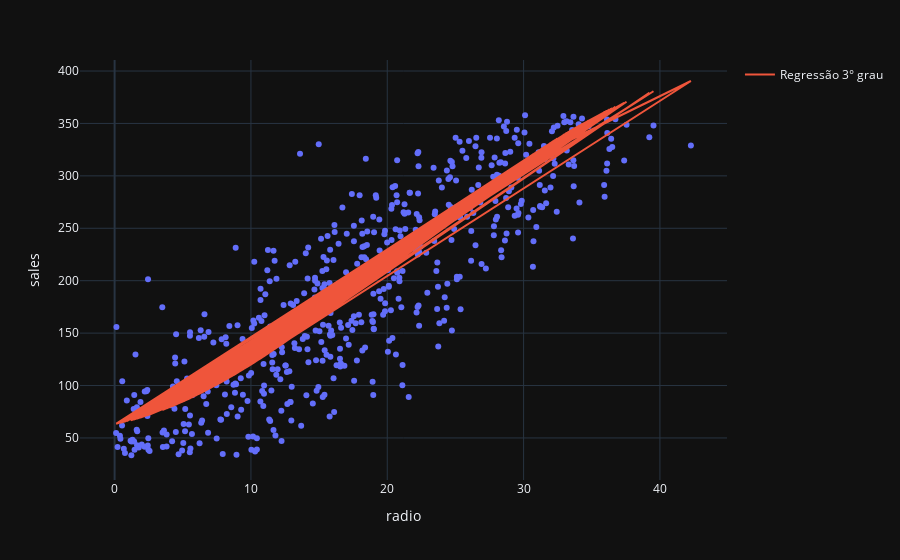

The notebook cell saved with this chart:
### Code cell
fig = px.scatter(data, x='radio', y='sales')
fig.add_trace(go.Scatter(x=data.radio, y=b0+(data.radio*b1)+(data.radio*data.radio*b2)+(data.radio*data.radio*data.radio*b3), mode="lines", name="Regressão 3° grau"))

### Figure 1 — Plotly figure (JSON) as saved in the notebook; plotly's stock layout.template omitted (floating-point values rounded to 4 significant figures; data arrays with more than 128 entries replaced by an {"elided": "..."} marker saying what was removed)
{"data": [{"hovertemplate": "radio=%{x}<br>sales=%{y}<extra></extra>", "legendgroup": "", "marker": {"color": "#636efa", "symbol": "circle"}, "mode": "markers", "name": "", "orientation": "v", "showlegend": false, "type": "scatter", "x": {"elided": "572 float values"}, "xaxis": "x", "y": {"elided": "572 float values"}, "yaxis": "y"}, {"mode": "lines", "name": "Regressão 3° grau", "type": "scatter", "x": {"elided": "572 float values"}, "y": {"elided": "572 float values"}}], "layout": {"legend": {"tracegroupgap": 0}, "margin": {"t": 60}, "xaxis": {"anchor": "y", "domain": [0, 1], "title": {"text": "radio"}}, "yaxis": {"anchor": "x", "domain": [0, 1], "title": {"text": "sales"}}}}
